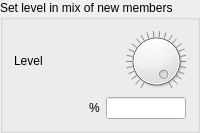
                   <widget class="QGroupBox" name="groupBox_5">
                    <property name="title">
                     <string>Set level in mix of new members</string>
                    </property>
                    <layout class="QVBoxLayout" name="verticalLayout_7">
                     <item>
                      <layout class="QHBoxLayout" name="horizontalLayout_20">
                       <item>
                        <widget class="QLabel" name="lblNewClientLevel">
                         <property name="text">
                          <string>Level</string>
                         </property>
                        </widget>
                       </item>
                       <item>
                        <widget class="QDial" name="newInputLevelDial">
                         <property name="maximumSize">
                          <size>
                           <width>60</width>
                           <height>60</height>
                          </size>
                         </property>
                         <property name="maximum">
                          <number>100</number>
                         </property>
                         <property name="pageStep">
                          <number>1</number>
                         </property>
                         <property name="value">
                          <number>100</number>
                         </property>
                         <property name="notchesVisible">
                          <bool>true</bool>
                         </property>
                        </widget>
                       </item>
                      </layout>
                     </item>
                     <item>
                      <layout class="QHBoxLayout" name="horizontalLayout_21">
                       <item>
                        <spacer name="horizontalSpacer_8">
                         <property name="orientation">
                          <enum>Qt::Horizontal</enum>
                         </property>
                         <property name="sizeHint" stdset="0">
                          <size>
                           <width>40</width>
                           <height>20</height>
                          </size>
                         </property>
                        </spacer>
                       </item>
                       <item>
                        <widget class="QLabel" name="lblPercentUnit">
                         <property name="text">
                          <string>%</string>
                         </property>
                        </widget>
                       </item>
                       <item>
                        <widget class="QLineEdit" name="edtNewClientLevel">
                         <property name="maximumSize">
                          <size>
                           <width>80</width>
                           <height>16777215</height>
                          </size>
                         </property>
                         <property name="readOnly">
                          <bool>true</bool>
                         </property>
                        </widget>
                       </item>
                      </layout>
                     </item>
                    </layout>
                   </widget>
